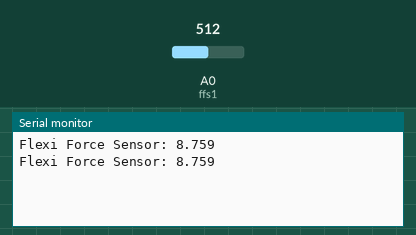
This sketch was run on a simulated Arduino Uno, built with avr-gcc and run on an emulated ATmega328P. On the bench: the last lines printed to the serial monitor. The inputs (shaded band) are chosen by the test bench; at power-on: A0 (ffs1) = 512.

Above: at 1.8 s.
1.9 s: A0 (ffs1) set to 716
At 2.8 s:
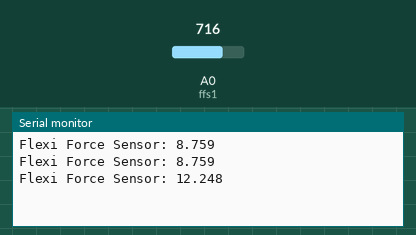
3.4 s: A0 (ffs1) set to 900
At 4.8 s:
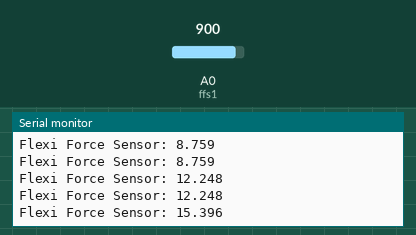
Timing chart, 0 to 6.4 s (numbered marks = the images above; inputs shaded):
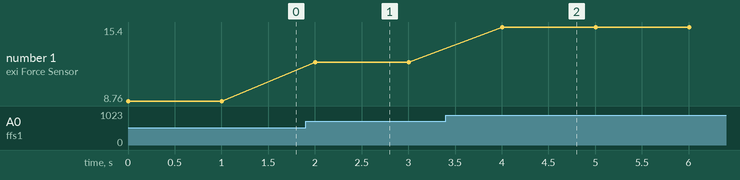

Measured:
- after the input at 1.9 s, the serial monitor: prints a new line after 0.10 s (image 1)
- after the input at 3.4 s, the serial monitor: prints a new line after 0.60 s (image 2)
- plotted number 1: 8.76 → 12.25 after the input at 1.9 s, 12.25 → 15.4 after the input at 3.4 s

The sketch:

Sensor_Read.ino
```cpp
float cf = 3.5; // calibration factor

int ffs1 = A0;  // FlexiForce sensor pin A0

int ffsdata = 0;
float Vout;

void setup()
{
  Serial.begin(9600);
  pinMode(ffs1, INPUT);
}

void loop()
{
  ffsdata = analogRead(ffs1);
  Vout = (ffsdata * 5.0) / 1023.0;
  Vout = Vout * cf;
  Serial.print("Flexi Force Sensor: ");
  Serial.print(Vout,3);
  Serial.println("");
  delay(1000);
}
```
